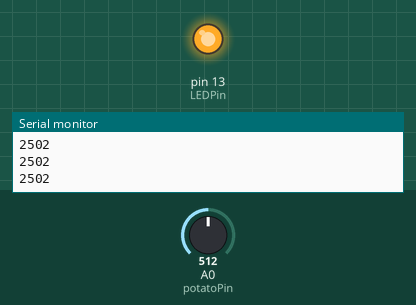
Recording of a sketch running on a simulated Arduino Uno, built with avr-gcc and run on an emulated ATmega328P. Shown: output pins drawn as LEDs (lit = HIGH), the last lines printed to the serial monitor. The test bench sets the inputs (shaded band); at power-on: A0 (potatoPin) = 512.

Above: at 1.2 s.
1.3 s: A0 (potatoPin) set to 28
2.8 s: A0 (potatoPin) set to 25
At 3.2 s:
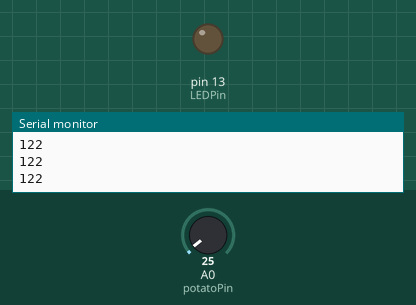
4.3 s: A0 (potatoPin) set to 122
At 5.5 s:
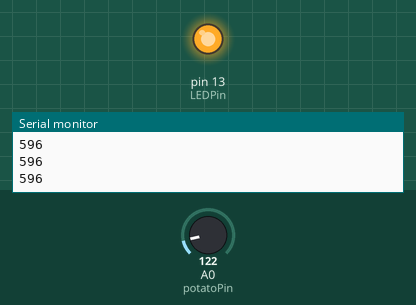
5.8 s: A0 (potatoPin) set to 0
At 7.0 s:
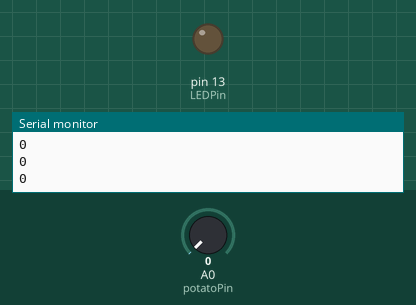
Timing chart, 0 to 8.3 s (numbered marks = the images above; inputs shaded):
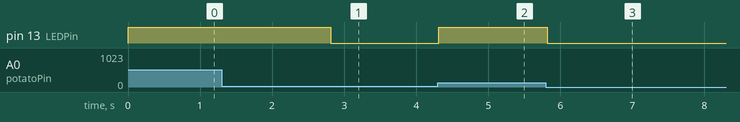

Measured:
- the behaviour switches between 27 and 26 on A0 (potatoPin) (found by bisection; images 0 and 1)
- after the input at 2.8 s, pin 13 (LEDPin): HIGH → LOW at once
- after the input at 4.3 s, pin 13 (LEDPin): LOW → HIGH at once
- after the input at 5.8 s, pin 13 (LEDPin): HIGH → LOW at once

The sketch:

tut3.ino
```cpp
//tut3: analog inputs, reading V of a potato

//-----------------------------------
//inputs will take in values from 0-5V,
//and display as value of 0-1023

//pin 13 is a PWM pin, and we can use this for an analog o/p
//(BUT if im reading this right, THIS only goes 0-255).
//correct. pins 3,5,6,9,10,11,13 are all PWM pins/channels.

//to read analog i/p, use analogRead(analogPin);
//to output an analog value, use analogWrite (PWMPin, val_0_255);
//can also map/ scale values between input & output to represent
//real-world scales. use function:
// mappedValue = map(value, low_input, high_input, low_OP, high_OP);

//project sets int potatoPin=A0; int LEDPin=13;
// -> note that A0 is located on the ANALOG IN secN of board.

//project lists that it req's TWENTY FIVE wires/ paperclips....
//EDIT: nvm, he chains them. only need 3 wires

 // initialize pins int potatoPin = A0; int LEDPin = 13;

// initialize values int PotatoVal = 0; int MappedPotatoVal = 0;

int potatoPin = A0; int LEDPin = 13;
int PotatoVal = 0; int MappedPotatoVal = 0;

void setup() {
 // begin serial communication
 Serial.begin(9600);
 // setup the inputs and outputs
 pinMode(potatoPin, INPUT);
 pinMode(LEDPin, OUTPUT);
}

void loop() {

 // set PotatoVal to the reading on A0
 PotatoVal = analogRead(potatoPin);
 // set the values read on A0 tto 0 to 255
 // then save that value in MappedPotatoVal
 MappedPotatoVal = map(PotatoVal, 0, 1023, 0, 5000);
 // write a value of 0 to 255 to pin 13 on the Arduino Leonardo
 analogWrite(LEDPin, MappedPotatoVal);
 // write MappedPotatoVal to serial port.
 Serial.println(MappedPotatoVal);
 // stop for 100ms
 delay(100);

}
```
